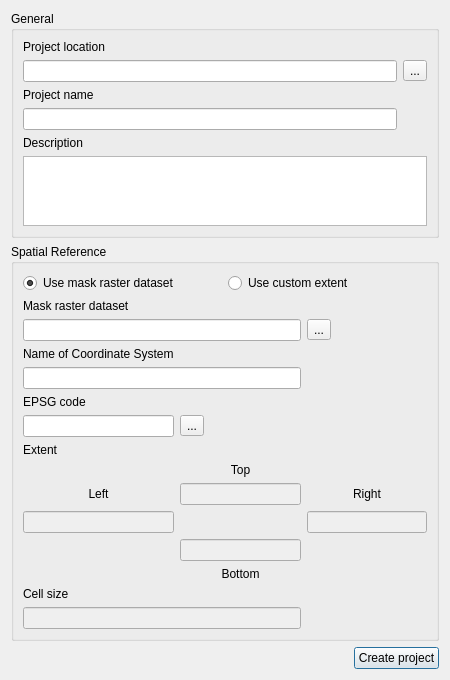
<?xml version="1.0" encoding="UTF-8"?>
<ui version="4.0">
 <class>Project</class>
 <widget class="QDialog" name="Project">
  <property name="geometry">
   <rect>
    <x>0</x>
    <y>0</y>
    <width>450</width>
    <height>650</height>
   </rect>
  </property>
  <property name="windowTitle">
   <string>Dialog</string>
  </property>
  <layout class="QVBoxLayout" name="verticalLayout">
   <item>
    <layout class="QGridLayout" name="mainGridLayout">
     <item row="3" column="1">
      <widget class="QPushButton" name="createProjectPushButton">
       <property name="text">
        <string>Create project</string>
       </property>
      </widget>
     </item>
     <item row="3" column="0">
      <spacer name="horizontalSpacer">
       <property name="orientation">
        <enum>Qt::Horizontal</enum>
       </property>
       <property name="sizeHint" stdset="0">
        <size>
         <width>40</width>
         <height>20</height>
        </size>
       </property>
      </spacer>
     </item>
     <item row="2" column="0" colspan="2">
      <widget class="QGroupBox" name="spatialReferenceGroupBox">
       <property name="title">
        <string>Spatial Reference</string>
       </property>
       <layout class="QGridLayout" name="gridLayout">
        <item row="0" column="0">
         <widget class="QRadioButton" name="maskRadioButton">
          <property name="text">
           <string>Use mask raster dataset</string>
          </property>
          <property name="checked">
           <bool>true</bool>
          </property>
         </widget>
        </item>
        <item row="0" column="1">
         <widget class="QRadioButton" name="customExtentRadioButton">
          <property name="text">
           <string>Use custom extent</string>
          </property>
         </widget>
        </item>
        <item row="1" column="0" colspan="2">
         <layout class="QGridLayout" name="spatialReferenceGroupBoxGridLayout">
          <item row="10" column="2">
           <widget class="QLineEdit" name="rightLineEdit">
            <property name="enabled">
             <bool>false</bool>
            </property>
           </widget>
          </item>
          <item row="8" column="1">
           <widget class="QLabel" name="topLabel">
            <property name="text">
             <string>Top</string>
            </property>
            <property name="alignment">
             <set>Qt::AlignCenter</set>
            </property>
           </widget>
          </item>
          <item row="7" column="0" colspan="3">
           <widget class="QLabel" name="extentLabel">
            <property name="text">
             <string>Extent</string>
            </property>
           </widget>
          </item>
          <item row="14" column="0" colspan="3">
           <widget class="QLabel" name="cellsizeLabel">
            <property name="text">
             <string>Cell size</string>
            </property>
           </widget>
          </item>
          <item row="1" column="0" colspan="2">
           <widget class="QLineEdit" name="maskRasterDatasetLineEdit"/>
          </item>
          <item row="13" column="1">
           <widget class="QLabel" name="bottomLabel">
            <property name="text">
             <string>Bottom</string>
            </property>
            <property name="alignment">
             <set>Qt::AlignCenter</set>
            </property>
           </widget>
          </item>
          <item row="12" column="1">
           <widget class="QLineEdit" name="bottomLineEdit">
            <property name="enabled">
             <bool>false</bool>
            </property>
           </widget>
          </item>
          <item row="9" column="0">
           <widget class="QLabel" name="leftLabel">
            <property name="text">
             <string>Left</string>
            </property>
            <property name="alignment">
             <set>Qt::AlignCenter</set>
            </property>
           </widget>
          </item>
          <item row="0" column="0">
           <widget class="QLabel" name="maskRasterDatasetLabel">
            <property name="text">
             <string>Mask raster dataset</string>
            </property>
           </widget>
          </item>
          <item row="9" column="1">
           <widget class="QLineEdit" name="topLineEdit">
            <property name="enabled">
             <bool>false</bool>
            </property>
           </widget>
          </item>
          <item row="1" column="2">
           <widget class="QToolButton" name="maskRasterDatasetToolButton">
            <property name="text">
             <string>...</string>
            </property>
           </widget>
          </item>
          <item row="10" column="0">
           <widget class="QLineEdit" name="leftLineEdit">
            <property name="enabled">
             <bool>false</bool>
            </property>
           </widget>
          </item>
          <item row="15" column="0" colspan="2">
           <widget class="QLineEdit" name="cellsizeLineEdit">
            <property name="enabled">
             <bool>false</bool>
            </property>
           </widget>
          </item>
          <item row="9" column="2">
           <widget class="QLabel" name="rightLabel">
            <property name="text">
             <string>Right</string>
            </property>
            <property name="alignment">
             <set>Qt::AlignCenter</set>
            </property>
           </widget>
          </item>
          <item row="5" column="0">
           <widget class="QLabel" name="epsgCodeLabel">
            <property name="text">
             <string>EPSG code</string>
            </property>
           </widget>
          </item>
          <item row="3" column="0">
           <widget class="QLabel" name="label">
            <property name="text">
             <string>Name of Coordinate System</string>
            </property>
           </widget>
          </item>
          <item row="6" column="0">
           <widget class="QLineEdit" name="epsgCodeLineEdit"/>
          </item>
          <item row="6" column="1">
           <widget class="QToolButton" name="epsgToolButton">
            <property name="text">
             <string>...</string>
            </property>
           </widget>
          </item>
          <item row="4" column="0" colspan="2">
           <widget class="QLineEdit" name="srNameLineEdit"/>
          </item>
         </layout>
        </item>
       </layout>
      </widget>
     </item>
     <item row="1" column="0" colspan="2">
      <widget class="QGroupBox" name="generalGroupBox">
       <property name="title">
        <string>General</string>
       </property>
       <layout class="QVBoxLayout" name="verticalLayout_2">
        <item>
         <layout class="QGridLayout" name="generalGroupBoxGridLayout">
          <item row="3" column="0">
           <widget class="QLineEdit" name="projectNameLineEdit"/>
          </item>
          <item row="2" column="0">
           <widget class="QLabel" name="projectNameLabel">
            <property name="text">
             <string>Project name</string>
            </property>
           </widget>
          </item>
          <item row="4" column="0">
           <widget class="QLabel" name="descriptionLabel">
            <property name="text">
             <string>Description</string>
            </property>
           </widget>
          </item>
          <item row="1" column="0">
           <widget class="QLineEdit" name="projectLocationLineEdit"/>
          </item>
          <item row="1" column="1">
           <widget class="QToolButton" name="projectLocationToolButton">
            <property name="text">
             <string>...</string>
            </property>
           </widget>
          </item>
          <item row="0" column="0">
           <widget class="QLabel" name="projectLocationLabel">
            <property name="text">
             <string>Project location</string>
            </property>
           </widget>
          </item>
          <item row="5" column="0" colspan="2">
           <widget class="QTextEdit" name="descriptionTextEdit"/>
          </item>
         </layout>
        </item>
       </layout>
      </widget>
     </item>
    </layout>
   </item>
  </layout>
 </widget>
 <resources/>
 <connections/>
</ui>
